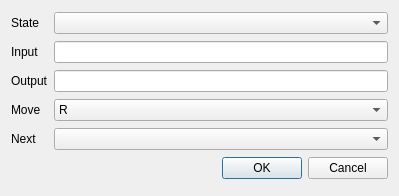
<?xml version="1.0" encoding="UTF-8"?>
<ui version="4.0">
 <class>addFunctionDialog</class>
 <widget class="QDialog" name="addFunctionDialog">
  <property name="geometry">
   <rect>
    <x>0</x>
    <y>0</y>
    <width>399</width>
    <height>196</height>
   </rect>
  </property>
  <property name="windowTitle">
   <string>Add Function</string>
  </property>
  <layout class="QGridLayout" name="gridLayout">
   <item row="0" column="0">
    <widget class="QLabel" name="label">
     <property name="text">
      <string>State</string>
     </property>
    </widget>
   </item>
   <item row="0" column="1">
    <widget class="QComboBox" name="comboBox_state"/>
   </item>
   <item row="1" column="0">
    <widget class="QLabel" name="label_2">
     <property name="text">
      <string>Input</string>
     </property>
    </widget>
   </item>
   <item row="1" column="1">
    <widget class="QLineEdit" name="lineEdit_input"/>
   </item>
   <item row="2" column="0">
    <widget class="QLabel" name="label_3">
     <property name="text">
      <string>Output</string>
     </property>
    </widget>
   </item>
   <item row="2" column="1">
    <widget class="QLineEdit" name="lineEdit_output"/>
   </item>
   <item row="3" column="0">
    <widget class="QLabel" name="label_4">
     <property name="text">
      <string>Move</string>
     </property>
    </widget>
   </item>
   <item row="3" column="1">
    <widget class="QComboBox" name="comboBox_move">
     <item>
      <property name="text">
       <string>R</string>
      </property>
     </item>
     <item>
      <property name="text">
       <string>L</string>
      </property>
     </item>
     <item>
      <property name="text">
       <string>N</string>
      </property>
     </item>
    </widget>
   </item>
   <item row="4" column="0">
    <widget class="QLabel" name="label_5">
     <property name="text">
      <string>Next</string>
     </property>
    </widget>
   </item>
   <item row="4" column="1">
    <widget class="QComboBox" name="comboBox_next"/>
   </item>
   <item row="5" column="1">
    <layout class="QHBoxLayout" name="horizontalLayout">
     <item>
      <spacer name="horizontalSpacer">
       <property name="orientation">
        <enum>Qt::Horizontal</enum>
       </property>
       <property name="sizeHint" stdset="0">
        <size>
         <width>40</width>
         <height>20</height>
        </size>
       </property>
      </spacer>
     </item>
     <item>
      <widget class="QPushButton" name="pushButton_ok">
       <property name="text">
        <string>OK</string>
       </property>
      </widget>
     </item>
     <item>
      <widget class="QPushButton" name="pushButton_cancel">
       <property name="text">
        <string>Cancel</string>
       </property>
      </widget>
     </item>
    </layout>
   </item>
  </layout>
 </widget>
 <resources/>
 <connections/>
</ui>
